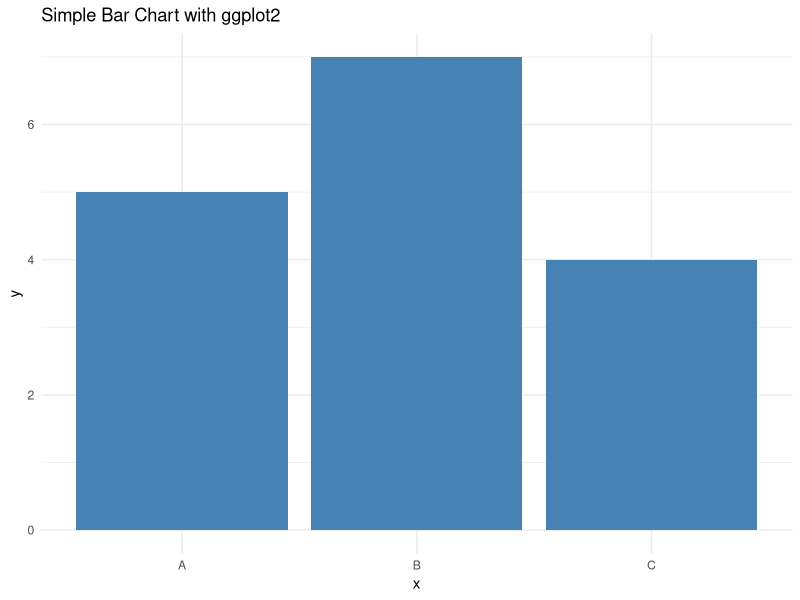

Reproduce this figure in R.
library(ggplot2)

data <- data.frame(x = c("A", "B", "C"), y = c(5, 7, 4))
p <- ggplot(data, aes(x, y)) + 
  geom_bar(stat = "identity", fill = "steelblue") +
  theme_minimal() +
  ggtitle("Simple Bar Chart with ggplot2")

ggsave('results/12d86cd5-b000-46c8-9910-be3a801ae341.png', plot=p)